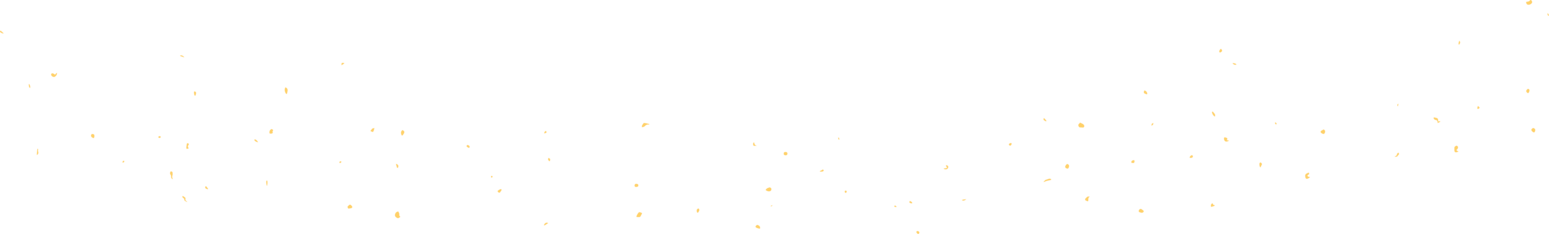
#> input picture assets/backgrounds/battle/3450.png, 1549 x 234 px, given in place of battle_f0120.png, which was not available
$ python analyze1.py
#> lines starting #> are read from the running program, lines starting #| are printed output that depends on the picture
#!/usr/bin/env -S uv run --script
# /// script
# requires-python = ">=3.13"
# dependencies = ["numpy", "pillow"]
# ///
"""Checks the capture controls, then tabulates the texture scan and the per-scene filter differences."""
from collections import defaultdict
from pathlib import Path
import csv
import re
import numpy as np
from PIL import Image

T = Path.home() / "tmp/2026-11-09-urchin-filter/cap"
FRAME = {"battle": 120, "hub": 60, "inv": 40, "store": 40, "abil": 40, "title": 30}


def load(label, scene):
#> called with label = 'nearest_2x', scene = 'battle'
    p = T / label / f"{scene}_f{FRAME[scene]:04d}.png"
    return np.asarray(Image.open(p).convert("RGB"), dtype=np.int16)
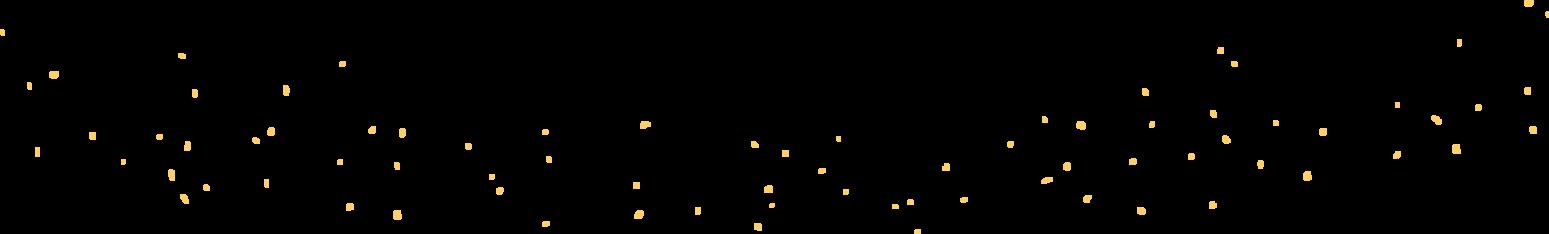
#> returned value: shape (234, 1549, 3) int16; mean of channels 0, 1, 2 2.8, 2.3, 1.1; drawn as R, G, B


bad = 0
for log in sorted(T.glob("*/*.log")):
    text = log.read_text(errors="replace")
    if re.search(r"SCRIPT ERROR|Parse Error", text):
        print("ERROR in", log)
        bad += 1
    if "stretch" not in text and log.parent.name:
        print("no capture line in", log)
        bad += 1
print("logs checked, problems:", bad)


def compare(a, b):
    d = np.abs(a - b).max(axis=2)
    return int((d > 0).sum()), d.size, d


for pair in (("nearest_2x", "nearest_2x_repeat"), ("linear_2x", "linear_2x_clone")):
    changed, total, _ = compare(load(pair[0], "battle"), load(pair[1], "battle"))
#> call 2 of load, with label = 'nearest_2x_repeat', scene = 'battle'
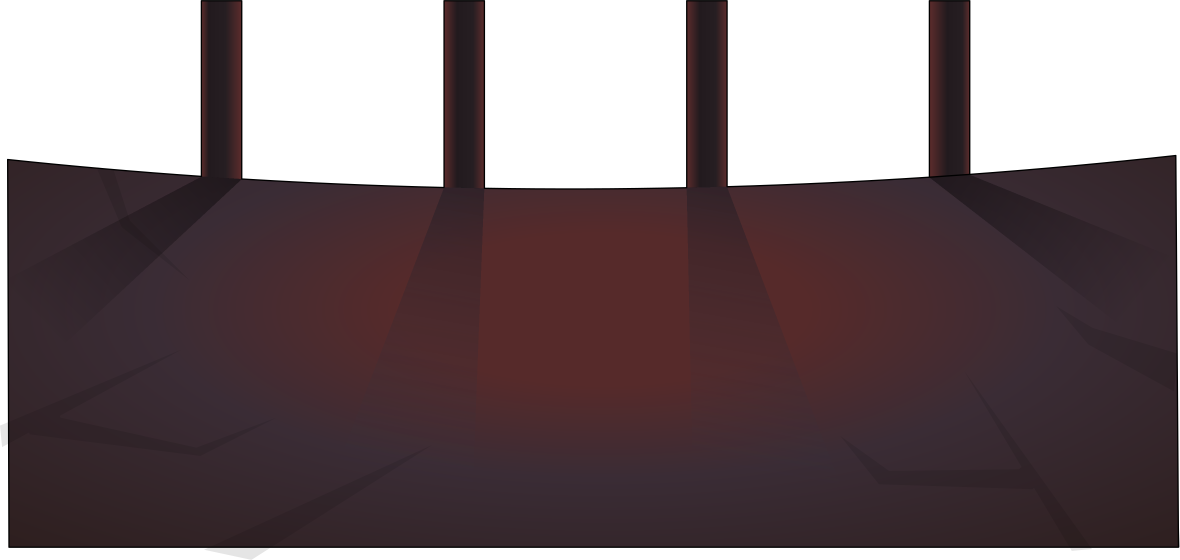
#> input picture assets/backgrounds/battle/CHURCH.png, 3538 x 1680 px, given in place of battle_f0120.png, which was not available (shown at 1/3 size)
#> in load (call 2), `return np.asarray(Image.open(p).convert("RGB"), dtype=np.int16)`:
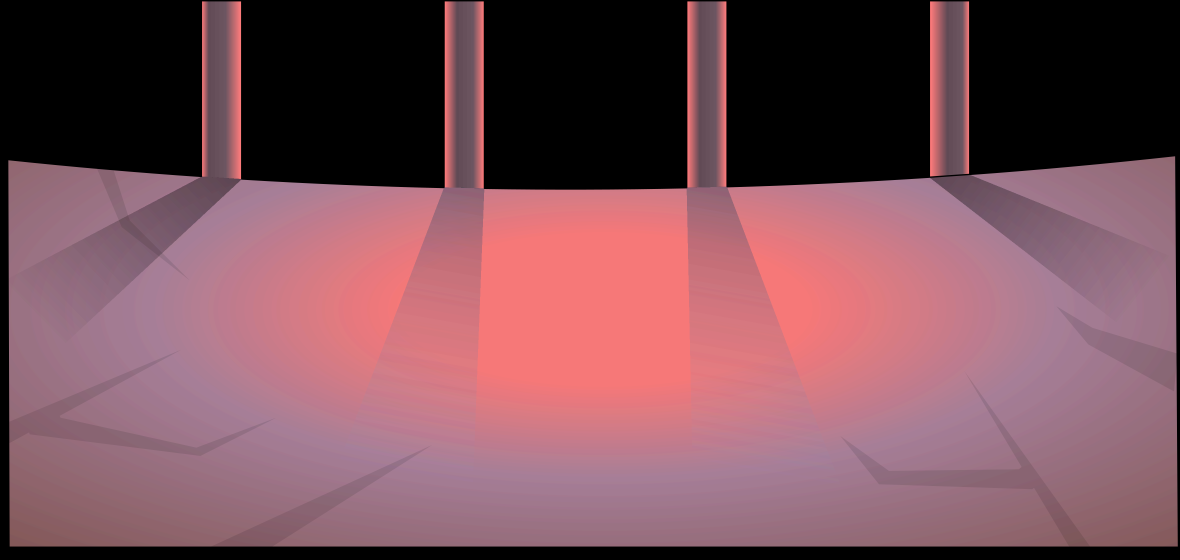
#> returned value: shape (1680, 3538, 3) int16 (shown at 1/3 size); mean of channels 0, 1, 2 43, 27.9, 31.3; drawn with min black and max white
#> (the run stopped early here; a loop or call above may not have finished)
